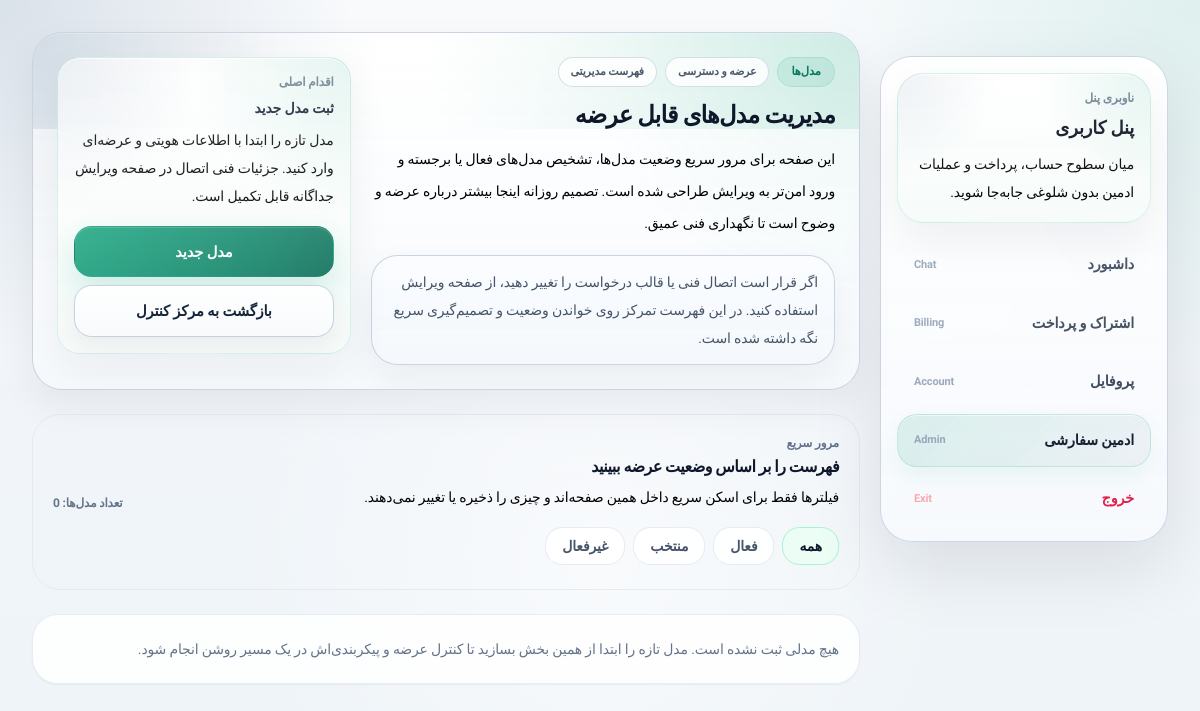
The app's page /dashboard/admin-panel/models/ (signed in), older data.
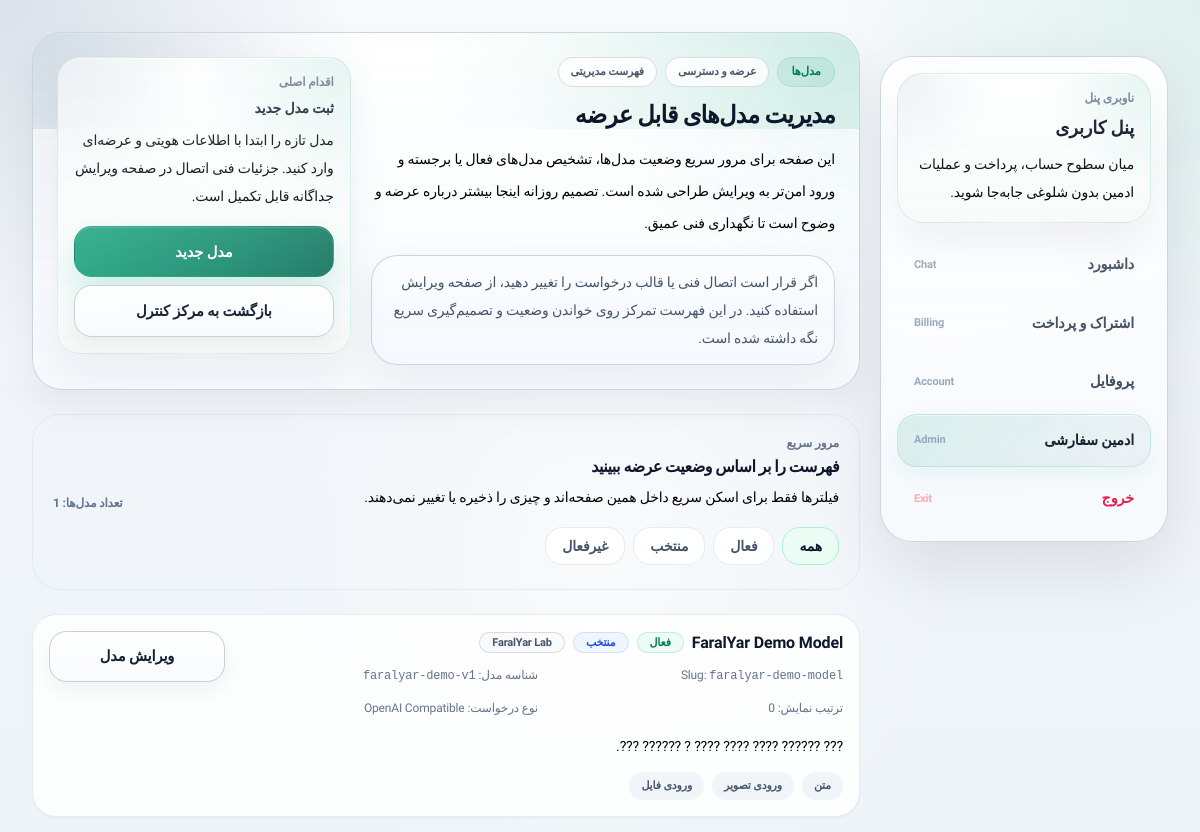
The same page, newer data.
### core/models.py (models this page shows, shortened)
class TimeStampedModel(models.Model):
    created_at = models.DateTimeField(auto_now_add=True)
    updated_at = models.DateTimeField(auto_now=True)
    class Meta:
        abstract = True

class TextSnippet(TimeStampedModel):
    group = models.CharField(max_length=80, default="general")
    key = models.SlugField(max_length=160, unique=True)
    title = models.CharField(max_length=160)
    text = models.TextField()
    help_text = models.CharField(max_length=255, blank=True)
    is_active = models.BooleanField(default=True)
    class Meta:
        ordering = ["group", "title"]
        verbose_name = "متن سایت"
        verbose_name_plural = "متن‌های سایت"

### ai_platform/models.py (models this page shows, shortened)
class AIModel(TimeStampedModel):
    OPENAI = "openai"
    GENERIC = "generic"
    REQUEST_FORMAT_CHOICES = [
        (OPENAI, "OpenAI Compatible"),
        (GENERIC, "Generic JSON"),
    ]
    name = models.CharField(max_length=120)
    slug = models.SlugField(max_length=140, unique=True, blank=True)
    provider_label = models.CharField(max_length=120)
    endpoint_url = models.URLField()
    http_method = models.CharField(max_length=10, default="POST")
    headers = models.JSONField(default=dict, blank=True)
    api_key = models.CharField(max_length=255, blank=True)
    model_identifier = models.CharField(max_length=255)
    timeout_seconds = models.PositiveIntegerField(default=60)
    display_order = models.PositiveIntegerField(default=0)
    request_format = models.CharField(max_length=20, choices=REQUEST_FORMAT_CHOICES, default=OPENAI)
    response_text_path = models.CharField(max_length=160, default="choices.0.message.content")
    system_prompt = models.TextField(blank=True)
    summary = models.TextField(blank=True)
    description = models.TextField(blank=True)
    limitations = models.TextField(blank=True)
    is_active = models.BooleanField(default=True)
    is_featured = models.BooleanField(default=False)
    class Meta:
        ordering = ["display_order", "name"]
        verbose_name = "مدل هوش مصنوعی"
        verbose_name_plural = "مدل‌های هوش مصنوعی"

class AIModelCapability(TimeStampedModel):
    TEXT = "text"
    IMAGE_INPUT = "image_input"
    FILE_INPUT = "file_input"
    CAPABILITY_CHOICES = [
        (TEXT, "متن"),
        (IMAGE_INPUT, "ورودی تصویر"),
        (FILE_INPUT, "ورودی فایل"),
    ]
    model = models.ForeignKey(AIModel, on_delete=models.CASCADE, related_name="capabilities")
    capability_type = models.CharField(max_length=20, choices=CAPABILITY_CHOICES)
    is_enabled = models.BooleanField(default=True)
    class Meta:
        unique_together = ("model", "capability_type")
        verbose_name = "قابلیت مدل"
        verbose_name_plural = "قابلیت‌های مدل"

### dashboard/views.py (the view)
# urls.py: path("admin-panel/models/", views.model_list, name="admin_models"),
@staff_member_required
def model_list(request):
    return render(request, "dashboard/model_list.html", {"models": AIModel.objects.all()})

### templates/dashboard/model_list.html
{% extends 'dashboard/base_dashboard.html' %}
{% block dashboard_content %}
  <div class="space-y-6" x-data="{ activeFilter: 'all' }">
    {% include 'dashboard/_admin_page_header.html' with admin_badge='مدل‌ها' admin_context_label='عرضه و دسترسی' admin_meta_label='فهرست مدیریتی' admin_title='مدیریت مدل‌های قابل عرضه' admin_intro='این صفحه برای مرور سریع وضعیت مدل‌ها، تشخیص مدل‌های فعال یا برجسته و ورود امن‌تر به ویرایش طراحی شده است. تصمیم روزانه اینجا بیشتر درباره عرضه و وضوح است تا نگهداری فنی عمیق.' admin_hint='اگر قرار است اتصال فنی یا قالب درخواست را تغییر دهید، از صفحه ویرایش استفاده کنید. در این فهرست تمرکز روی خواندن وضعیت و تصمیم‌گیری سریع نگه داشته شده است.' admin_side_eyebrow='اقدام اصلی' admin_side_title='ثبت مدل جدید' admin_side_body='مدل تازه را ابتدا با اطلاعات هویتی و عرضه‌ای وارد کنید. جزئیات فنی اتصال در صفحه ویرایش جداگانه قابل تکمیل است.' admin_primary_url='/dashboard/admin-panel/models/new/' admin_primary_label='مدل جدید' admin_secondary_url='/dashboard/admin-panel/' admin_secondary_label='بازگشت به مرکز کنترل' %}
    <section class="rounded-[1.75rem] border border-slate-200/80 bg-slate-50/72 p-4 dark:border-slate-700/70 dark:bg-slate-900/45 sm:p-5">
      <div class="flex flex-col gap-3 lg:flex-row lg:items-end lg:justify-between">
        <div class="min-w-0">
          <div class="text-xs font-bold text-slate-500 dark:text-slate-400">مرور سریع</div>
          <h2 class="mt-1 text-base font-black text-slate-900 dark:text-white">فهرست را بر اساس وضعیت عرضه ببینید</h2>
          <p class="mt-1 text-sm leading-7 text-slate-500 dark:text-slate-400">فیلترها فقط برای اسکن سریع داخل همین صفحه‌اند و چیزی را ذخیره یا تغییر نمی‌دهند.</p>
        </div>
        <div class="text-xs font-bold text-slate-500 dark:text-slate-400">تعداد مدل‌ها: {{ models|length }}</div>
      </div>
      <div class="horizontal-scroll -mx-1 mt-4 flex gap-2 overflow-x-auto px-1 pb-1">
        <button type="button" class="shrink-0 rounded-[1.1rem] border px-4 py-2 text-sm font-bold transition" :class="activeFilter === 'all' ? 'border-emerald-200 bg-emerald-50 text-slate-900 dark:border-emerald-500/25 dark:bg-emerald-500/10 dark:text-white' : 'border-slate-200/80 bg-white/90 text-slate-600 dark:border-slate-700/70 dark:bg-slate-900/70 dark:text-slate-300'" @click="activeFilter = 'all'">همه</button>
        <button type="button" class="shrink-0 rounded-[1.1rem] border px-4 py-2 text-sm font-bold transition" :class="activeFilter === 'active' ? 'border-emerald-200 bg-emerald-50 text-slate-900 dark:border-emerald-500/25 dark:bg-emerald-500/10 dark:text-white' : 'border-slate-200/80 bg-white/90 text-slate-600 dark:border-slate-700/70 dark:bg-slate-900/70 dark:text-slate-300'" @click="activeFilter = 'active'">فعال</button>
        <button type="button" class="shrink-0 rounded-[1.1rem] border px-4 py-2 text-sm font-bold transition" :class="activeFilter === 'featured' ? 'border-sky-200 bg-sky-50 text-slate-900 dark:border-sky-500/25 dark:bg-sky-500/10 dark:text-white' : 'border-slate-200/80 bg-white/90 text-slate-600 dark:border-slate-700/70 dark:bg-slate-900/70 dark:text-slate-300'" @click="activeFilter = 'featured'">منتخب</button>
        <button type="button" class="shrink-0 rounded-[1.1rem] border px-4 py-2 text-sm font-bold transition" :class="activeFilter === 'inactive' ? 'border-rose-200 bg-rose-50 text-slate-900 dark:border-rose-500/25 dark:bg-rose-500/10 dark:text-white' : 'border-slate-200/80 bg-white/90 text-slate-600 dark:border-slate-700/70 dark:bg-slate-900/70 dark:text-slate-300'" @click="activeFilter = 'inactive'">غیرفعال</button>
      </div>
    </section>
    <section class="grid gap-3">
      {% for model in models %}
        <article class="rounded-[1.5rem] border border-slate-200/80 bg-white/85 p-4 shadow-sm shadow-slate-900/5 dark:border-slate-700/70 dark:bg-slate-900/55" x-show="activeFilter === 'all' || (activeFilter === 'active' && {{ model.is_active|yesno:'true,false' }}) || (activeFilter === 'inactive' && {{ model.is_active|yesno:'false,true' }}) || (activeFilter === 'featured' && {{ model.is_featured|yesno:'true,false' }})" x-cloak>
          <div class="flex flex-col gap-4 lg:flex-row lg:items-start lg:justify-between">
            <div class="min-w-0 flex-1">
              <div class="flex flex-wrap items-center gap-2">
                <div class="text-base font-black text-slate-900 dark:text-white">{{ model.name }}</div>
                {% if model.is_active %}
                  {% include 'dashboard/_admin_status_badge.html' with tone='success' label='فعال' %}
                {% else %}
                  {% include 'dashboard/_admin_status_badge.html' with tone='danger' label='غیرفعال' %}
                {% endif %}
                {% if model.is_featured %}
                  {% include 'dashboard/_admin_status_badge.html' with tone='info' label='منتخب' %}
                {% endif %}
                {% include 'dashboard/_admin_status_badge.html' with tone='neutral' label=model.provider_label %}
              </div>
              <div class="mt-2 grid gap-2 text-xs leading-6 text-slate-500 dark:text-slate-400 sm:grid-cols-2 xl:grid-cols-4">
                <div>Slug: <span class="font-mono">{{ model.slug }}</span></div>
                <div>شناسه مدل: <span class="font-mono">{{ model.model_identifier }}</span></div>
                <div>ترتیب نمایش: {{ model.display_order }}</div>
                <div>نوع درخواست: {{ model.get_request_format_display }}</div>
              </div>
              {% if model.summary %}
                <p class="mt-3 text-sm leading-7 text-slate-600 dark:text-slate-300">{{ model.summary }}</p>
              {% endif %}
              <div class="mt-3 flex flex-wrap gap-2 text-[11px] font-bold">
                {% for capability in model.capabilities.all %}
                  {% if capability.is_enabled %}
                    <span class="rounded-full bg-slate-100 px-3 py-1.5 text-slate-600 dark:bg-slate-800 dark:text-slate-300">{{ capability.get_capability_type_display }}</span>
                  {% endif %}
                {% empty %}
                  <span class="rounded-full bg-slate-100 px-3 py-1.5 text-slate-600 dark:bg-slate-800 dark:text-slate-300">قابلیت ثبت نشده</span>
                {% endfor %}
              </div>
            </div>
            <div class="w-full lg:w-auto lg:min-w-[11rem]">
              <a href="{% url 'dashboard:admin_model_edit' model.id %}" class="btn-secondary w-full">ویرایش مدل</a>
            </div>
          </div>
        </article>
      {% empty %}
        <div class="rounded-[1.6rem] border border-slate-200/80 bg-white/85 p-5 text-sm leading-7 text-slate-500 shadow-sm shadow-slate-900/5 dark:border-slate-700/70 dark:bg-slate-900/55 dark:text-slate-300">
          هیچ مدلی ثبت نشده است. مدل تازه را ابتدا از همین بخش بسازید تا کنترل عرضه و پیکربندی‌اش در یک مسیر روشن انجام شود.
        </div>
      {% endfor %}
    </section>
  </div>
{% endblock %}

### templates/dashboard/base_dashboard.html (shortened to what this page needs)
{% extends 'base.html' %}
{% load site_text %}
{% block content %}
  {% with url_name=request.resolver_match.url_name|default:'' %}
    <section class="section-shell pt-6 sm:pt-8">
      <div class="dashboard-shell-grid">
        <aside class="hidden lg:block">
          <div class="dashboard-sidebar">
            <div class="surface-tint px-4 py-4">
              <div class="text-xs font-black text-slate-500 dark:text-slate-400">ناوبری پنل</div>
              <div class="mt-2 text-lg font-black text-slate-950 dark:text-white">{% site_text 'dashboard.title' 'پنل کاربری' title='عنوان پنل کاربری' group='dashboard' %}</div>
              <p class="mt-2 text-sm leading-7 text-slate-600 dark:text-slate-300">میان سطوح حساب، پرداخت و عملیات ادمین بدون شلوغی جابه‌جا شوید.</p>
            </div>
            <nav class="space-y-1.5">
              <a href="{% url 'ai_platform:chat' %}" class="admin-nav-link {% if request.resolver_match.namespace == 'ai_platform' %}active{% endif %}">{% site_text 'dashboard.nav.home' 'اپ FaralYar' title='داشبورد در ناوبری پنل' group='dashboard' %}<span class="text-[11px] text-slate-400">Chat</span></a>
              <a href="{% url 'ai_platform:billing' %}" class="admin-nav-link ">{% site_text 'dashboard.nav.billing' 'اشتراک و پرداخت' title='اشتراک و پرداخت در ناوبری پنل' group='dashboard' %}<span class="text-[11px] text-slate-400">Billing</span></a>
              <a href="{% url 'dashboard:profile' %}" class="admin-nav-link {% if url_name == 'profile' %}active{% endif %}">{% site_text 'dashboard.nav.profile' 'پروفایل' title='پروفایل در ناوبری پنل' group='dashboard' %}<span class="text-[11px] text-slate-400">Account</span></a>
              {% if request.user.is_staff %}
                <a href="{% url 'dashboard:admin_home' %}" class="admin-nav-link {% if url_name == 'admin_home' or url_name == 'admin_settings' or url_name == 'admin_models' or url_name == 'admin_model_create' or url_name == 'admin_model_edit' or url_name == 'admin_plans' or url_name == 'admin_plan_create' or url_name == 'admin_plan_edit' or url_name == 'admin_texts' or url_name == 'admin_text_create' or url_name == 'admin_text_edit' or url_name == 'admin_transactions' %}active{% endif %}">{% site_text 'dashboard.nav.admin' 'ادمین سفارشی' title='ادمین سفارشی در ناوبری پنل' group='dashboard' %}<span class="text-[11px] text-slate-400">Admin</span></a>
              {% endif %}
              <a href="{% url 'accounts:logout' %}" class="admin-nav-link !text-rose-600 dark:!text-rose-300">{% site_text 'dashboard.nav.logout' 'خروج' title='خروج در ناوبری پنل' group='dashboard' %}<span class="text-[11px] text-rose-300 dark:text-rose-500">Exit</span></a>
            </nav>
          </div>
        </aside>
        <div class="min-w-0">
          {% block dashboard_content %}{% endblock %}
        </div>
      </div>
    </section>
  {% endwith %}
{% endblock %}

### templates/dashboard/_admin_status_badge.html
{% if tone == 'success' %}
  <span class="status-pill px-3 py-1 text-[11px]" data-tone="success">{{ label }}</span>
{% elif tone == 'warning' %}
  <span class="status-pill px-3 py-1 text-[11px]" data-tone="warning">{{ label }}</span>
{% elif tone == 'danger' %}
  <span class="status-pill px-3 py-1 text-[11px]" data-tone="danger">{{ label }}</span>
{% elif tone == 'info' %}
  <span class="status-pill px-3 py-1 text-[11px]" data-tone="info">{{ label }}</span>
{% else %}
  <span class="status-pill px-3 py-1 text-[11px]">{{ label }}</span>
{% endif %}

Row changes from the older to the newer data that the page shows:
added AIModel: name "FaralYar Demo Model", label "فعال", label "منتخب", provider_label "FaralYar Lab", slug "faralyar-demo-model", model_identifier "faralyar-demo-v1", display_order "0", request_format "OpenAI Compatible", summary "??? ?????? ???? ???? ???? ? ?????? ???."
added AIModelCapability: capability_type "متن"
added AIModelCapability: capability_type "ورودی تصویر"
added AIModelCapability: capability_type "ورودی فایل"
Text that changed along with them:
{{ models|length }}: "0" → "1"
text no longer shown: "هیچ مدلی ثبت نشده است. مدل تازه را ابتدا از همین بخش بسازید تا کنترل عرضه و پیکربندی‌اش در یک مسیر روشن انجام شود."
